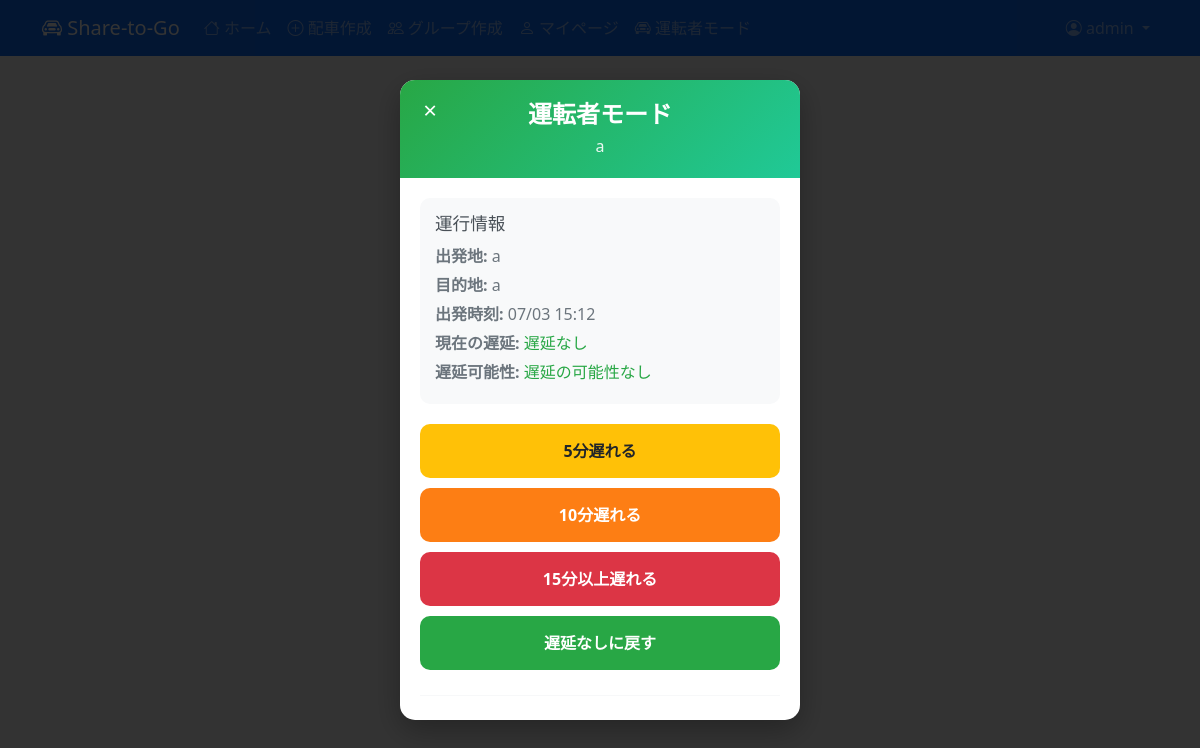
Screenshot of /rides/6/driver/ (signed in) with the database file from the repository.
### rides/models.py (models this page shows, shortened)
class RidePlan(models.Model):
    STATUS_CHOICES = [
        ('active', '募集中'),
        ('full', '定員満員'),
        ('cancelled', 'キャンセル'),
        ('completed', '完了'),
    ]
    creator = models.ForeignKey(User, on_delete=models.CASCADE, verbose_name="作成者")
    groups = models.ManyToManyField(Group, verbose_name="表示グループ", blank=True)
    title = models.CharField(max_length=100, verbose_name="タイトル")
    description = models.TextField(blank=True, null=True, verbose_name="説明")
    departure_location = models.CharField(max_length=100, verbose_name="出発地")
    destination = models.CharField(max_length=100, verbose_name="目的地")
    departure_time = models.DateTimeField(verbose_name="出発日時")
    deadline_time = models.DateTimeField(verbose_name="締切日時", blank=True, null=True)
    max_participants = models.PositiveIntegerField(verbose_name="最大参加者数", default=4)
    price_per_person = models.PositiveIntegerField(blank=True, null=True, verbose_name="一人あたりの料金")
    status = models.CharField(
        max_length=20,
        choices=STATUS_CHOICES,
        default='active',
        verbose_name="ステータス"
    )
    delay_minutes = models.PositiveIntegerField(default=0, verbose_name="遅延時間（分）")
    is_delayed = models.BooleanField(default=False, verbose_name="遅延中")
    delay_updated_at = models.DateTimeField(auto_now=True, verbose_name="遅延情報更新日時")
    delay_possibility = models.BooleanField(default=False, verbose_name="遅延の可能性あり")
    delay_possibility_updated_at = models.DateTimeField(auto_now=True, verbose_name="遅延可能性更新日時")
    created_at = models.DateTimeField(auto_now_add=True, verbose_name="作成日時")
    updated_at = models.DateTimeField(auto_now=True, verbose_name="更新日時")
    class Meta:
        verbose_name = "配車計画"
        verbose_name_plural = "配車計画"
        ordering = ['-created_at']
    @property
    def is_in_progress(self):
        end_time = self.departure_time + timezone.timedelta(hours=2)
        return self.departure_time <= timezone.now() <= end_time

### rides/views.py (the view)
# urls.py: path('rides/<int:ride_id>/driver/', views.driver_mode_view, name='driver_mode'),
@login_required
def driver_mode_view(request, ride_id):
    ride = get_object_or_404(RidePlan, id=ride_id)
    if ride.creator != request.user:
        messages.error(request, 'この機能にアクセスする権限がありません。')
        return redirect('rides:ride_detail', ride_id=ride_id)
    if not ride.is_in_progress:
        messages.error(request, '運行中でない配車計画では運転者モードを使用できません。')
        return redirect('rides:ride_detail', ride_id=ride_id)
    context = {
        'ride': ride,
    }
    return render(request, 'rides/driver_mode.html', context)

### rides/templates/rides/driver_mode.html (shortened to what this page needs)
{% extends 'rides/base.html' %}
{% load static %}
{% block content %}
<div class="driver-mode-overlay" id="driverModeOverlay">
    <div class="driver-mode-popup" id="driverModePopup">
        <div class="driver-mode-header">
            <button class="close-button" onclick="closeDriverMode()">&times;</button>
            <h2>運転者モード</h2>
            <p>{{ ride.title }}</p>
        </div>
        <div class="driver-mode-content">
            <div class="ride-info">
                <h3>運行情報</h3>
                <p><strong>出発地:</strong> {{ ride.departure_location }}</p>
                <p><strong>目的地:</strong> {{ ride.destination }}</p>
                <p><strong>出発時刻:</strong> {{ ride.departure_time|date:"m/d H:i" }}</p>
                <p><strong>現在の遅延:</strong>
                    {% if ride.is_delayed %}
                        <span style="color: #dc3545;">{{ ride.delay_minutes }}分遅れ</span>
                    {% else %}
                        <span style="color: #28a745;">遅延なし</span>
                    {% endif %}
                </p>
                <p><strong>遅延可能性:</strong>
                    {% if ride.delay_possibility %}
                        <span style="color: #ffc107;">数分遅れる可能性あり</span>
                    {% else %}
                        <span style="color: #28a745;">遅延の可能性なし</span>
                    {% endif %}
                </p>
            </div>
            <div class="delay-buttons">
                <button class="delay-button slight" onclick="updateDelay(5)">
                    5分遅れる
                </button>
                <button class="delay-button five" onclick="updateDelay(10)">
                    10分遅れる
                </button>
                <button class="delay-button ten-plus" onclick="updateDelay(15)">
                    15分以上遅れる
                </button>
                <button class="delay-button normal" onclick="updateDelay(0)">
                    遅延なしに戻す
                </button>
                <hr style="margin: 15px 0; border-color: #dee2e6;">
            </div>
        </div>
    </div>
</div>
{% endblock %}

### rides/templates/rides/driver_mode.html (style rules this page uses)
.driver-mode-overlay { position: fixed; top: 0; left: 0; width: 100%; height: 100%; background-color: rgba(0, 0, 0, 0.8); z-index: 1000; display: flex; justify-content: center; align-items: center; }
.driver-mode-popup { background: white; border-radius: 15px; width: 90%; max-width: 400px; max-height: 80vh; overflow: hidden; box-shadow: 0 10px 30px rgba(0, 0, 0, 0.3); animation: slideIn 0.3s ease-out; }
.driver-mode-header { background: linear-gradient(135deg, #28a745, #20c997); color: white; padding: 20px; text-align: center; position: relative; }
.driver-mode-header h2 { margin: 0; font-size: 1.5rem; font-weight: bold; }
.driver-mode-header p { margin: 5px 0 0 0; font-size: 1rem; opacity: 0.9; }
.close-button { position: absolute; top: 15px; left: 15px; background: none; border: none; color: white; font-size: 1.5rem; cursor: pointer; padding: 0; width: 30px; height: 30px; display: flex; align-items: center; justify-content: center; border-radius: 50%; transition: background-color 0.2s; }
.driver-mode-content { padding: 20px; }
.ride-info { background: #f8f9fa; border-radius: 10px; padding: 15px; margin-bottom: 20px; }
.ride-info h3 { margin: 0 0 10px 0; color: #495057; font-size: 1.1rem; }
.ride-info p { margin: 5px 0; color: #6c757d; }
.delay-buttons { display: flex; flex-direction: column; gap: 10px; }
.delay-button { padding: 15px; border: none; border-radius: 10px; font-size: 1rem; font-weight: bold; cursor: pointer; transition: all 0.2s; text-align: center; }
.delay-button.slight { background-color: #ffc107; color: #212529; }
.delay-button.five { background-color: #fd7e14; color: white; }
.delay-button.ten-plus { background-color: #dc3545; color: white; }
.delay-button.normal { background-color: #28a745; color: white; }

### rows the page displays
RidePlan: title "a", departure_location "a", destination "a", departure_time "07/03 15:12"
